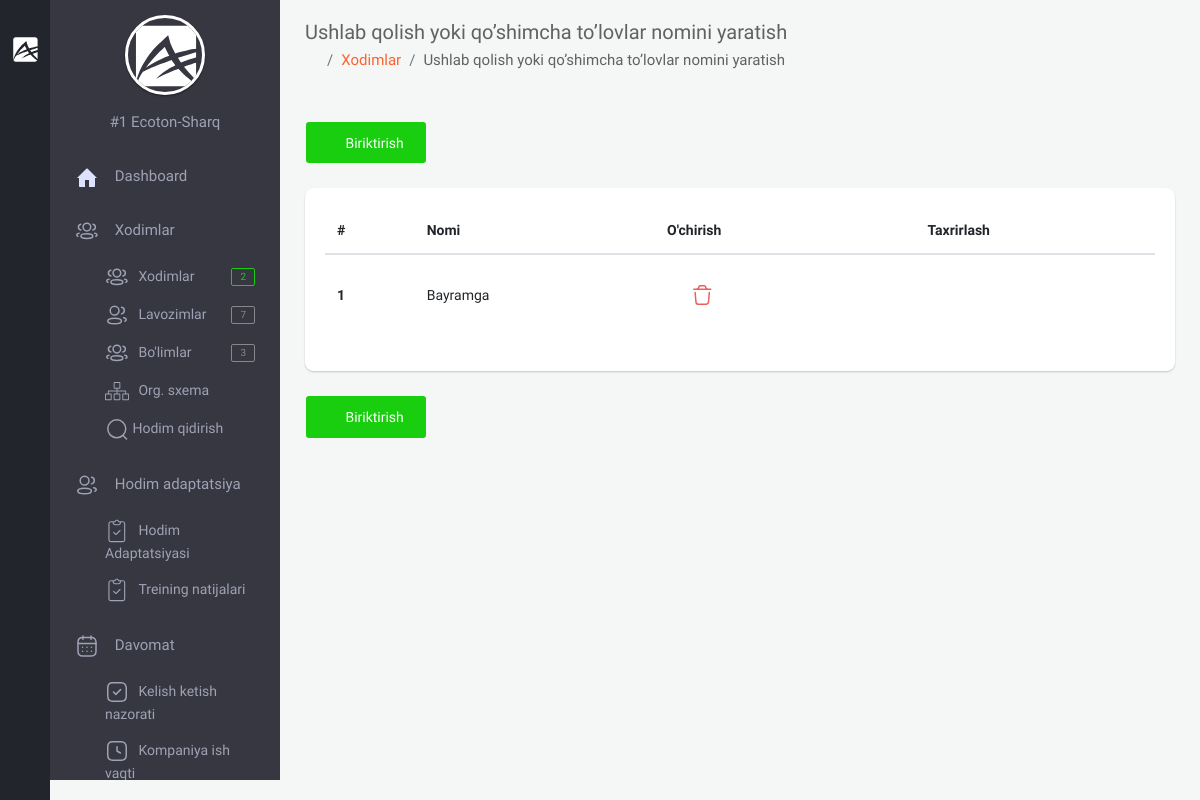
The app's page /backoffice/additional-payment-type (signed in), older data.
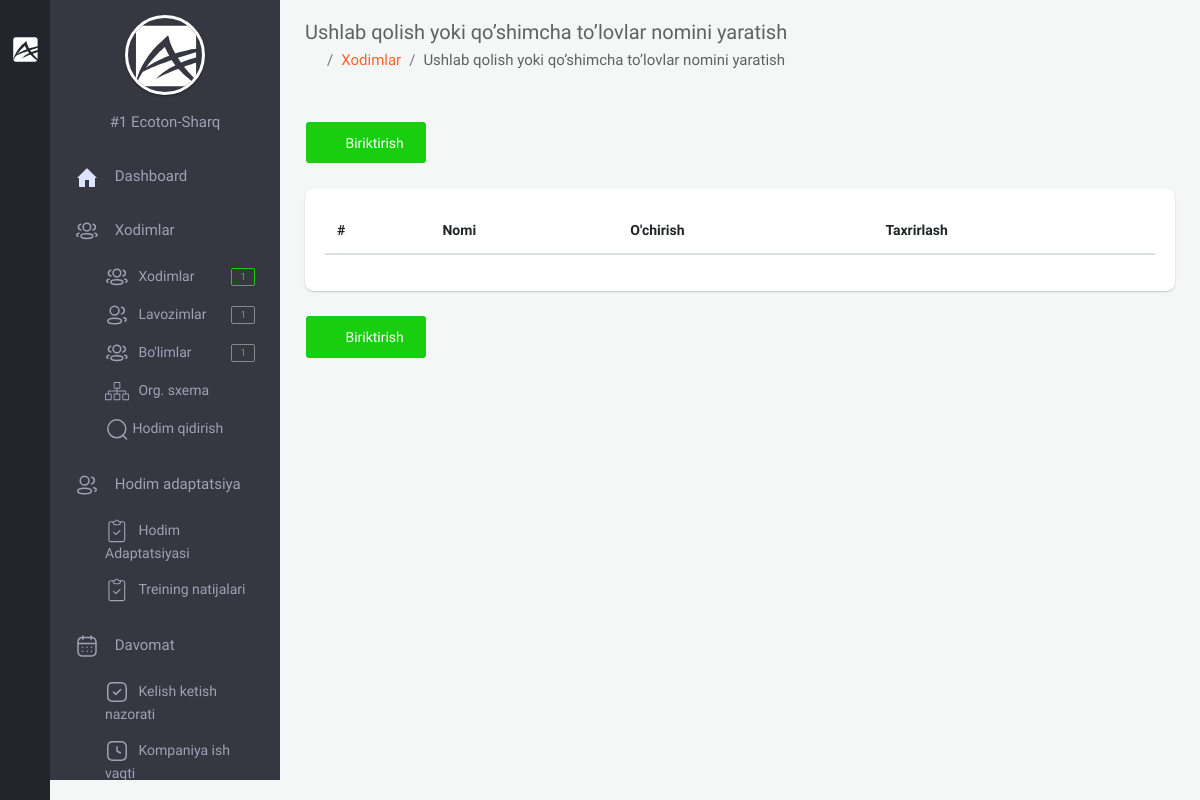
The same page, newer data.
### app/models.py (models this page shows, shortened)
class AdditionalPaymentType(models.Model):
    name = models.CharField(max_length=255, verbose_name="Nomi")
    company = models.ForeignKey(Company, on_delete=models.CASCADE, null=True, blank=True, verbose_name="Kompaniya")
    create_at = models.DateTimeField(auto_now_add=True)
    class Meta:
        verbose_name_plural = "Ushlab qolish yoki qo'shimcha to'lovlar nomi"

### backoffice/views.py (the view)
# urls.py: path('additional-payment-type', views.AdditionalPaymentsTypeListView.as_view(), name='additional_payment_type'),
class AdditionalPaymentsTypeListView(LoginRequiredMixin, generic.ListView):
    template_name = 'backoffice/pages/additional_payments/additional_peyments_type/list.html'
    model = models.AdditionalPayments
    def get_context_data(self, *, object_list=None, **kwargs):
        ctx = super(AdditionalPaymentsTypeListView, self).get_context_data(**kwargs)
        company = self.request.user.company
        ctx['additional_payments_types'] = models.AdditionalPaymentType.objects.filter(company=company)
        return ctx

### app/models.py (called while the page is built)
    def __str__(self):
        return f'#{self.id}  {self.name}'

    @property
    def logo_url(self):
        if self.logo and hasattr(self.logo, 'url'):
            return self.logo.url

### backoffice/context_processors.py (called while the page is built)
def staff_amount(request):
    amount_staff = None
    if request.user.is_anonymous == False:
        company = request.user.company
        staff = models.Staff.objects.filter(company=company)
        amount_staff = staff.count()
    return {"amount_staff": amount_staff}

def position_amount(request):
    position_amounts = None
    if request.user.is_anonymous == False:
        company = request.user.company
        position = models.Position.objects.filter(company=company)
        position_amounts = position.count()
    return {
        'position_amounts': position_amounts
    }

def department_amount(request):
    department_amounts = None
    if request.user.is_anonymous == False:
        company = request.user.company
        department = models.Department.objects.filter(company=company)
        department_amounts = department.count()
    return {
        'department_amounts': department_amounts
    }

### templates/backoffice/pages/additional_payments/additional_peyments_type/list.html (shortened to what this page needs)
{% extends 'backoffice/base.html' %}
{% block content %}
<section class="content">
    <div class="container-fluid">
        <div class="block-header">
            <div class="row clearfix">
                <div class="col-lg-12 col-md-12 col-sm-12">
                    <h2>Ushlab qolish yoki qo’shimcha to’lovlar nomini yaratish</h2>
                    <ul class="breadcrumb padding-0">
                        <li class="breadcrumb-item"><a href="{% url 'backoffice-main' %}"><i class="zmdi zmdi-home"></i></a></li>
                        <li class="breadcrumb-item"><a href="{% url 'staff' %}">Xodimlar</a></li>
                        <li class="breadcrumb-item">Ushlab qolish yoki qo’shimcha to’lovlar nomini yaratish</li>
                    </ul>
                </div>
            </div>
        </div>
        <div class="row clearfix">
            <div class="col-lg-12 col-md-12 col-sm-12">
                <div class="card">
                    <div class="header">
                        <div class="button-demo js-modal-buttons d-flex justify-content-between">
                            <button type="button" data-color="pink" data-toggle="modal" data-target="#colorModal" class="btn btn-success waves-effect"><i class="zmdi zmdi-plus"></i> Biriktirish</button>
                        </div>
                    </div>
                    <div class="body table-responsive">
                        <table class="table table-hover">
                            <thead>
                                <tr>
                                    <th>#</th>
                                    <th>Nomi</th>
                                    <th>O'chirish</th>
                                    <th>Taxrirlash</th>
                                </tr>
                            </thead>
                            <tbody>
                            {% for item in additional_payments_types %}
                                <tr>
                                    <th scope="row">{{ item.id }}</th>
                                    <td>{{ item.name }}</td>
                                    <td>
                                         <a href="javascript:void(0);" data-color="pink"
                                               data-toggle="modal" data-target="#item-{{ item.id }}"
                                               class="btn btn-neutral waves-effect">
                                        </a>
                                    </td>
                                    <td>
                                        <button type="button" data-color="pink" data-toggle="modal" data-target="#colorModal{{ item.id }}" class="btn btn-neutral waves-effect"><i class="zmdi zmdi-edit"></i></button>
                                    </td>
                                </tr>
                            {% endfor %}
                            </tbody>
                        </table>
                    </div>
                    <div class="header">
                        <div class="button-demo js-modal-buttons d-flex justify-content-between">
                            <button type="button" data-color="pink" data-toggle="modal" data-target="#colorModal" class="btn btn-success waves-effect"><i class="zmdi zmdi-plus"></i> Biriktirish</button>
                        </div>
                    </div>
                </div>
            </div>
        </div>
    </div>
</section>
{% endblock %}

### templates/backoffice/parts/minileftbar.html (shortened to what the changed rows need)
{% load static %}
<aside class="right_menu">
    <div id="leftsidebar" class="sidebar">
        <div class="menu">
            <ul class="list">
                <li>
                    <ul class="ml-menu" style="display: block;">
                        <li>
                                <a href="{% url 'staff' %}" class="waves-effect waves-block">
                                    <span>Xodimlar</span>
                                    <span class="badge badge-success float-right">{{ amount_staff }}</span>
                                </a>
                        </li>
                        <li>
                                <a href="{% url 'position' %}" class="waves-effect waves-block">
                                    <span>Lavozimlar</span>
                                    <span class="badge badge-default float-right">{{ position_amounts }}</span>
                                </a>
                        </li>
                        <li>
                                <a href="{% url 'department' %}" class="waves-effect waves-block">
                                    <span>Bo'limlar</span>
                                    <span class="badge badge-default float-right">{{ department_amounts }}</span>
                                </a>
                        </li>
                    </ul>
                </li>
            </ul>
        </div>
    </div>
</aside>

Row changes from the older to the newer data that the page shows:
removed AdditionalPaymentType: id "1", name "Bayramga"
Text that changed along with them:
{{ amount_staff }}: "2" → "1"
{{ position_amounts }}: "7" → "1"
{{ department_amounts }}: "3" → "1"
